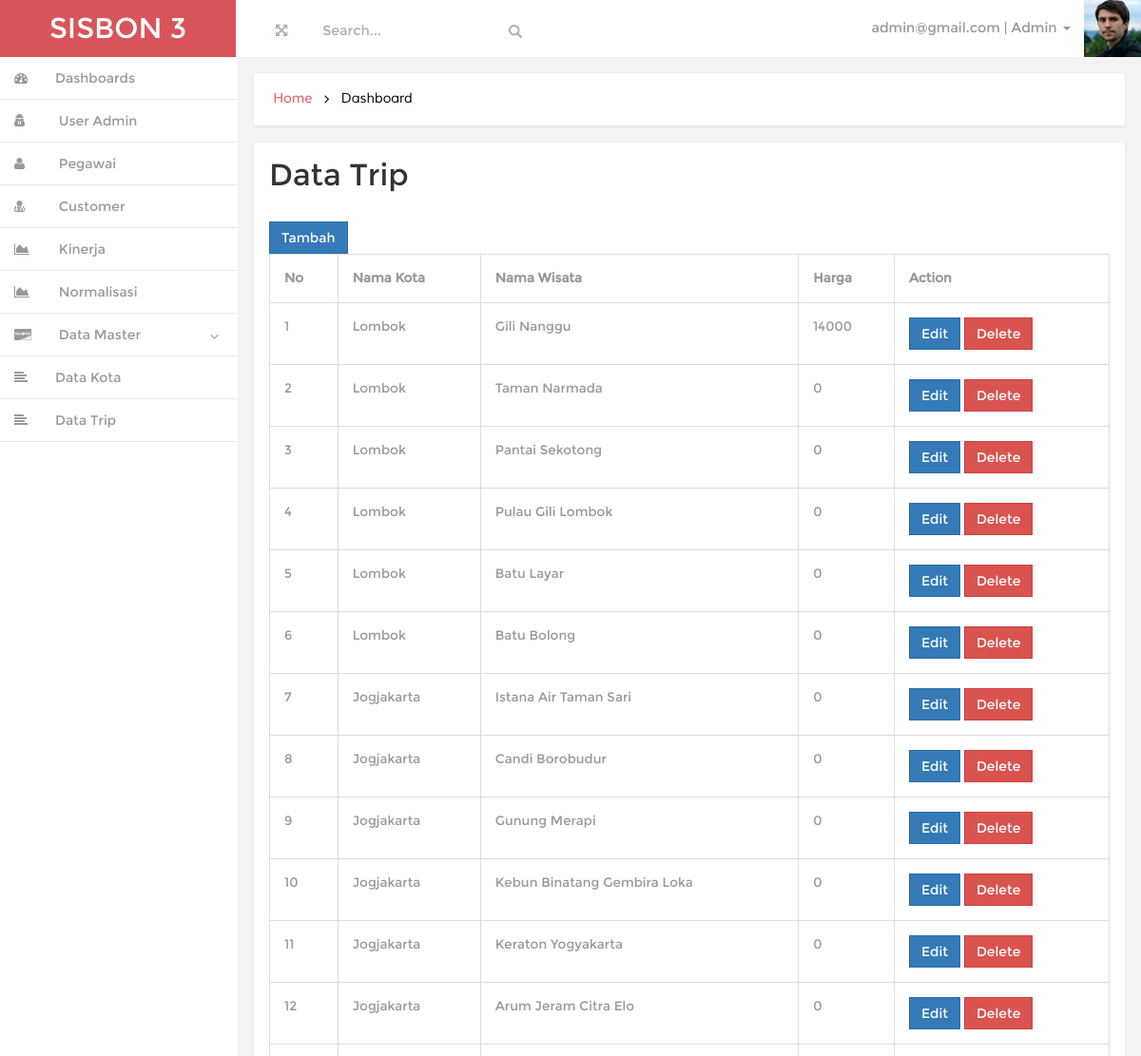
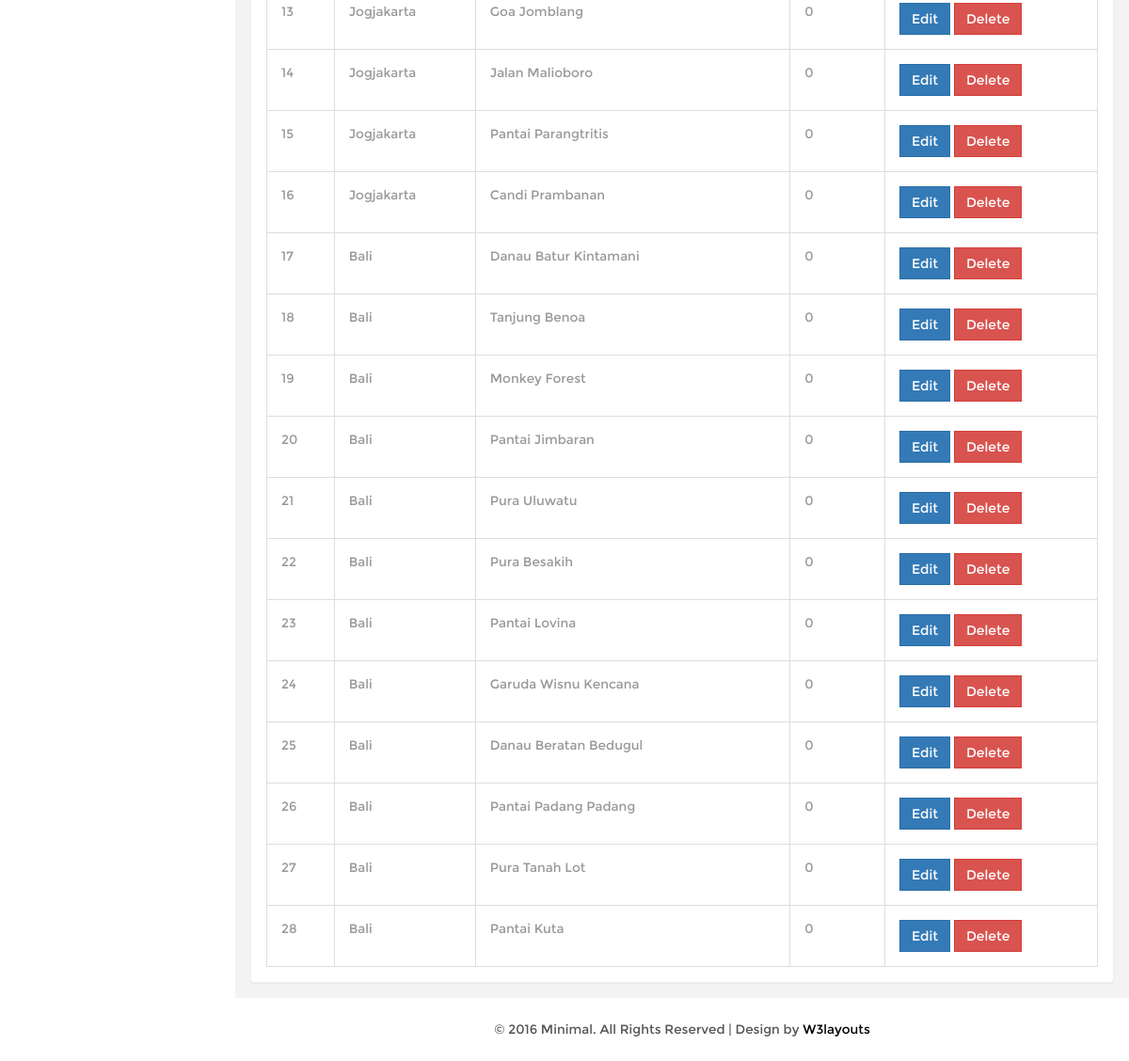
The app's page /index.php?page=trip (signed in) with its own data (2 pictures, top to bottom).
### tables this page shows
CREATE TABLE IF NOT EXISTS `tbtrip` (
  `id_trip` int(11) NOT NULL AUTO_INCREMENT,
  `id_kota` int(11) NOT NULL,
  `nama_wisata` varchar(100) NOT NULL,
  `harga` int(11) NOT NULL,
  PRIMARY KEY (`id_trip`)
);

CREATE TABLE IF NOT EXISTS `tbkota` (
  `id_kota` int(11) NOT NULL AUTO_INCREMENT,
  `nama_kota` varchar(100) NOT NULL,
  PRIMARY KEY (`id_kota`)
);

### class/User.php (called while the page is built, shortened)
<?php
class User
{
    private $admin;
    public function __construct(){
        $admin = new Admin();
        $this->admin = $admin;
        $pegawai = new Pegawai();
        $customer = new Customer();
        if(isset($_SESSION['user_session']))
        {
            if($_SESSION['user_level']=='admin')
            {
                $this->getIdentitasAdmin();
            }
            elseif($_SESSION['user_level']=='pegawai')
            {
                $this->getIdentitasPegawai();
            }
            else
            {
                $this->getIdentitasCustomer();
            }
        }
    }
    public function getIdentitasAdmin()
    {
        $d = $this->admin->getById($_SESSION['user_session']);
        $this->nama_user = $d['nama'];
        $this->email_user = $d['email'];
    }
}

### class/Admin.php (called while the page is built, shortened)
<?php
class Admin implements BaseData
{
    private $conn;
    public function __construct()
    {
        $database = new Koneksi();
        $db = $database->dbKoneksi();
        $this->conn = $db;
    }
    public function getById($id)
    {
        $stmt = $this->conn->prepare("SELECT * FROM tbadmin WHERE id_admin=:uid_admin");
        $stmt->execute(array(':uid_admin'=>$id));
        $userRow=$stmt->fetch(PDO::FETCH_ASSOC);
        return $userRow;
    }
}

### session.php (called while the page is built, shortened)
<?php
$user = new User();

### class/Trip.php (called while the page is built, shortened)
<?php
class Trip implements BaseData
{
    private $conn;
    public function __construct()
    {
        $database = new Koneksi();
        $db = $database->dbKoneksi();
        $this->conn = $db;
    }
    public function getAll()
    {
        try
        {
            $stmt = $this->conn->prepare("SELECT t.*,k.nama_kota FROM tbtrip t INNER JOIN tbkota k ON t.id_kota=k.id_kota ORDER BY id_trip DESC ");
            $stmt->execute();
            $row = $stmt->fetchAll(PDO::FETCH_ASSOC);
            return $row;
        }
        catch(PDOException $e)
        {
            echo $e->getMessage();
        }
    }
}

### page/trip.php (the view, shortened to what this page needs)
<?php
$model = new Trip();
?>
<h3 class="head-top">Data Trip</h3>
<a href="?page=trip_edit" class="btn btn-primary"> Tambah</a>
<table class="table table-bordered table-responsive">
    <tr>
        <th>No</th>
        <th>Nama Kota</th>
        <th>Nama Wisata</th>
        <th>Harga</th>
        <th>Action</th>
    </tr>
<?php
$no=1;
foreach($model->getAll() as $row){
?>
    <tr>
        <td><?=$no++?></td>
        <td><?=$row['nama_kota']?></td>
        <td><?=$row['nama_wisata']?></td>
        <td><?=$row['harga']?></td>
        <td>
            <a href="?page=trip_edit&id=<?=$row['id_trip']?>" class="btn btn-primary">Edit</a>
            <button type="button" id="<?=$row['id_trip']?>" class="btn btn-danger btn-del">Delete</button>
        </td>
    </tr>
<?php } ?>
</table>

### index.php (shortened to what this page needs)
<?php
require_once("session.php");
?>
<!DOCTYPE HTML>
<html>
<head>
<link href="css/bootstrap.min.css" rel='stylesheet' type='text/css' />
<link href="css/style.css" rel='stylesheet' type='text/css' />
<link href="css/font-awesome.css" rel="stylesheet">
<link href="css/custom.css" rel="stylesheet">
</head>
<body>
<div id="wrapper">
        <nav class="navbar-default navbar-static-top" role="navigation">
             <div class="navbar-header">
               <h1> <a class="navbar-brand" href="index.php">SISBON <?=SISBON_LEVEL_USER_CUSTOMER?></a></h1>
			   </div>
			 <div class=" border-bottom">
        	<div class="full-left">
        	  <section class="full-top">
				<button id="toggle"><i class="fa fa-arrows-alt"></i></button>
			</section>
			<form class=" navbar-left-right">
              <input type="text"  value="Search..." onfocus="this.value = '';" onblur="if (this.value == '') {this.value = 'Search...';}">
              <input type="submit" value="" class="fa fa-search">
            </form>
            <div class="clearfix"> </div>
           </div>
		    <div class="drop-men" >
		        <ul class=" nav_1">
					<li class="dropdown">
		              <a href="#" class="dropdown-toggle dropdown-at" data-toggle="dropdown"><span class=" name-caret"><?=$user->email_user?> | <?=$user->nama_user?><i class="caret"></i></span><img src="images/wo.jpg"></a>
		            </li>
		        </ul>
		     </div>
			<div class="clearfix">
     </div>
		    <div class="navbar-default sidebar" role="navigation">
                <div class="sidebar-nav navbar-collapse">
                <ul class="nav" id="side-menu">
					<?php include "sidemenu.php" ?>
                </ul>
            </div>
			</div>
        </nav>
        <div id="page-wrapper" class="gray-bg dashbard-1">
       <div class="content-main">
		    <div class="banner">
				<h2>
				<a href="index.html">Home</a>
				<i class="fa fa-angle-right"></i>
				<span>Dashboard</span>
				</h2>
		    </div>
		   <div class="blank">
			   <div class="blank-page">
					<?php
					if(isset($_GET['page']) AND file_exists('page/'.$_GET['page'].'.php')){include "page/".$_GET['page'].'.php';} else {include "page/home.php";}
					?>
			   </div>
		   </div>
<div class="copy">
            <p> &copy; 2016 Minimal. All Rights Reserved | Design by <a href="#" target="_blank">W3layouts</a> </p>
	    </div>
		</div>
       </div>
     </div>
</body>
</html>

### css/style.css (style rules this page uses)
h4, h5, h6, h1, h2, h3 { margin: 0; }
ul, ol { margin: 0;padding: 0; }
p { margin: 0; }
html, body { font-family:'Montserrat-Regular'; font-size: 100%; background:#F3F3F4; overflow-x: hidden; }
body a { transition:0.5s all; -webkit-transition:0.5s all; -moz-transition:0.5s all; -o-transition:0.5s all; -ms-transition:0.5s all; }
div#wrapper { background-color: #fff; }
.navbar-default.sidebar { background-color: #fff; }
h1 a.navbar-brand { color: #fff !important; font-size: 30px; font-weight: 500; padding: 20px 0px; background: #d95459; text-align: center; width:248px; height: 60px; }
@media (min-width: 768px) { #page-wrapper { position: inherit; margin: 0 0 0 240px; min-height: 1000px; } }
a.dropdown-toggle.dropdown-at { border-bottom: none; }
.content-main { background-color: #F3F3F4; padding-top: 1em; }
.full-top { float:left; }
.navbar-left-right { float: left; margin-left: 6%; }
.border-bottom { background-color: #fff; }
.full-left { float: left; width: 40%; margin-left: 3%; margin-top: 1.3em; }
.full-left button { background: none; border: none; outline: none; color: #B3AEAE; font-size: 0.9em; }
.navbar-left-right input[type="text"] { background: none; border: none; outline: none; color:#B3AEAE; font-size: 0.9em; }
.navbar-left-right input[type="submit"] { background: url(../images/search.png) 0px 2px no-repeat; width:16px; height:16px; border: none; outline: none; color:#B3AEAE; font-size: 0.9em; }
.drop-men { float: right; }
.dropdown-at { padding: 0 !important; position: relative; color: #999; font-size: 0.9em; text-decoration: none ; }
.dropdown-at img { margin: 0 0em 0 1em; }
.dropdown, .dropup { display: inline-block; padding:0; }
.banner { background: #fff; display: block; margin: 0em 1em ; padding:1em; border: 1px solid #ebeff6; border-color: #ebeff6; border-radius: 4px; -webkit-border-radius: 4px; -o-border-radius: 4px; -moz-border-radius: 4px; -ms-border-radius: 4px; -webkit-box-shadow: 0 1px 1px rgba(0,0,0,.05); box-shadow: 0 1px 1px rgba(0,0,0,.05); }
.banner h2 { font-size:0.9em; }
.banner h2 a { color:#D95459; text-decoration:none; font-family: 'Muli-Regular'; padding:0.3em ; }
.banner h2 span { color:#000; font-family: 'Muli-Regular'; padding:0.3em ; }
.banner h2 i { color:#000; vertical-align:middle; padding:0.3em ; }
.blank { padding: 1em; min-height: 650px; }
.blank-page { padding: 1em; background: #fff; border: 1px solid #ebeff6; border-radius: 4px; -webkit-border-radius: 4px; -o-border-radius: 4px; -moz-border-radius: 4px; -ms-border-radius: 4px; -webkit-box-shadow: 0 1px 1px rgba(0,0,0,.05); box-shadow: 0 1px 1px rgba(0,0,0,.05); }
.btn { border-radius: 0px; outline: none; }
h3.head-top { font-size:2em; margin-bottom:1em; }
.table td, .table>tbody>tr>td, .table>tbody>tr>th, .table>tfoot>tr>td, .table>tfoot>tr>th, .table>thead>tr>td, .table>thead>tr>th { padding: 15px !important; font-size: 0.85em; color: #999; border-top: none !important; }
.table { margin-bottom: 0; }
.copy { background:#fff; text-align:center; padding:1.5em 0; }
.copy p, .copy-right p { font-size:0.85em; color:#555; }
.copy p a, .copy-right p a { color:#000; }

### css/custom.css (style rules this page uses)
#wrapper { width: 100%; }
#page-wrapper { min-height: 568px; }
@media (min-width:768px) { #page-wrapper { position: inherit; margin: 0 0 0 250px; } }
.sidebar .sidebar-nav.navbar-collapse { padding-right: 0; padding-left: 0; }
@media (min-width:768px) { .sidebar { z-index: 1; position: absolute; width: 250px; } }

### records on screen
tbtrip: id_kota.nama_kota "Lombok", nama_wisata "Gili Nanggu", harga "14000"
tbtrip: id_kota.nama_kota "Lombok", nama_wisata "Taman Narmada", harga "0"
tbtrip: id_kota.nama_kota "Lombok", nama_wisata "Pantai Sekotong", harga "0"
tbtrip: id_kota.nama_kota "Lombok", nama_wisata "Pulau Gili Lombok", harga "0"
tbtrip: id_kota.nama_kota "Lombok", nama_wisata "Batu Layar", harga "0"
tbtrip: id_kota.nama_kota "Lombok", nama_wisata "Batu Bolong", harga "0"
tbtrip: id_kota.nama_kota "Jogjakarta", nama_wisata "Istana Air Taman Sari", harga "0"
tbtrip: id_kota.nama_kota "Jogjakarta", nama_wisata "Candi Borobudur", harga "0"
tbtrip: id_kota.nama_kota "Jogjakarta", nama_wisata "Gunung Merapi", harga "0"
tbtrip: id_kota.nama_kota "Jogjakarta", nama_wisata "Kebun Binatang Gembira Loka", harga "0"
tbtrip: id_kota.nama_kota "Jogjakarta", nama_wisata "Keraton Yogyakarta", harga "0"
tbtrip: id_kota.nama_kota "Jogjakarta", nama_wisata "Arum Jeram Citra Elo", harga "0"
tbtrip: id_kota.nama_kota "Jogjakarta", nama_wisata "Goa Jomblang", harga "0"
tbtrip: id_kota.nama_kota "Jogjakarta", nama_wisata "Jalan Malioboro", harga "0"
tbtrip: id_kota.nama_kota "Jogjakarta", nama_wisata "Pantai Parangtritis", harga "0"
tbtrip: id_kota.nama_kota "Jogjakarta", nama_wisata "Candi Prambanan", harga "0"
tbtrip: id_kota.nama_kota "Bali", nama_wisata "Danau Batur Kintamani", harga "0"
tbtrip: id_kota.nama_kota "Bali", nama_wisata "Tanjung Benoa", harga "0"
tbtrip: id_kota.nama_kota "Bali", nama_wisata "Monkey Forest", harga "0"
tbtrip: id_kota.nama_kota "Bali", nama_wisata "Pantai Jimbaran", harga "0"
tbtrip: id_kota.nama_kota "Bali", nama_wisata "Pura Uluwatu", harga "0"
tbtrip: id_kota.nama_kota "Bali", nama_wisata "Pura Besakih", harga "0"
tbtrip: id_kota.nama_kota "Bali", nama_wisata "Pantai Lovina", harga "0"
tbtrip: id_kota.nama_kota "Bali", nama_wisata "Garuda Wisnu Kencana", harga "0"
tbtrip: id_kota.nama_kota "Bali", nama_wisata "Danau Beratan Bedugul", harga "0"
tbtrip: id_kota.nama_kota "Bali", nama_wisata "Pantai Padang Padang", harga "0"
tbtrip: id_kota.nama_kota "Bali", nama_wisata "Pura Tanah Lot", harga "0"
tbtrip: id_kota.nama_kota "Bali", nama_wisata "Pantai Kuta", harga "0"

### other values on screen
SISBON_LEVEL_USER_CUSTOMER "3"
$user->email_user "admin@gmail.com"
$user->nama_user "Admin"
